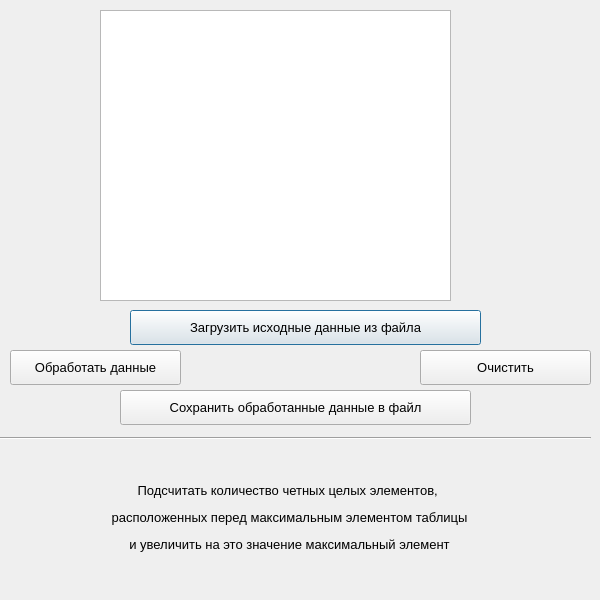
<?xml version="1.0" encoding="UTF-8"?>
<ui version="4.0">
 <class>Dialog</class>
 <widget class="QDialog" name="Dialog">
  <property name="geometry">
   <rect>
    <x>0</x>
    <y>0</y>
    <width>600</width>
    <height>600</height>
   </rect>
  </property>
  <property name="minimumSize">
   <size>
    <width>600</width>
    <height>600</height>
   </size>
  </property>
  <property name="maximumSize">
   <size>
    <width>600</width>
    <height>600</height>
   </size>
  </property>
  <property name="windowTitle">
   <string>Dialog</string>
  </property>
  <widget class="QPlainTextEdit" name="plainTextEdit">
   <property name="geometry">
    <rect>
     <x>100</x>
     <y>10</y>
     <width>351</width>
     <height>291</height>
    </rect>
   </property>
   <property name="font">
    <font>
     <family>Segoe UI</family>
     <pointsize>10</pointsize>
    </font>
   </property>
  </widget>
  <widget class="QPushButton" name="btn_upload_data">
   <property name="geometry">
    <rect>
     <x>130</x>
     <y>310</y>
     <width>351</width>
     <height>35</height>
    </rect>
   </property>
   <property name="font">
    <font>
     <family>Segoe UI</family>
     <pointsize>10</pointsize>
    </font>
   </property>
   <property name="text">
    <string>Загрузить исходные данные из файла</string>
   </property>
  </widget>
  <widget class="QPushButton" name="btn_process_data">
   <property name="geometry">
    <rect>
     <x>10</x>
     <y>350</y>
     <width>171</width>
     <height>35</height>
    </rect>
   </property>
   <property name="font">
    <font>
     <family>Segoe UI</family>
     <pointsize>10</pointsize>
    </font>
   </property>
   <property name="text">
    <string>Обработать данные</string>
   </property>
  </widget>
  <widget class="QPushButton" name="btn_clear">
   <property name="geometry">
    <rect>
     <x>420</x>
     <y>350</y>
     <width>171</width>
     <height>35</height>
    </rect>
   </property>
   <property name="font">
    <font>
     <family>Segoe UI</family>
     <pointsize>10</pointsize>
    </font>
   </property>
   <property name="text">
    <string>Очистить</string>
   </property>
  </widget>
  <widget class="QPushButton" name="btn_save_data">
   <property name="geometry">
    <rect>
     <x>120</x>
     <y>390</y>
     <width>351</width>
     <height>35</height>
    </rect>
   </property>
   <property name="font">
    <font>
     <family>Segoe UI</family>
     <pointsize>10</pointsize>
    </font>
   </property>
   <property name="text">
    <string>Сохранить обработанные данные в файл</string>
   </property>
  </widget>
  <widget class="QLabel" name="label_task_1">
   <property name="geometry">
    <rect>
     <x>4</x>
     <y>447</y>
     <width>571</width>
     <height>141</height>
    </rect>
   </property>
   <property name="font">
    <font>
     <family>Segoe UI</family>
     <pointsize>10</pointsize>
    </font>
   </property>
   <property name="text">
    <string>&lt;html&gt;&lt;head/&gt;&lt;body&gt;&lt;p align=&quot;center&quot;&gt;Подсчитать количество четных целых элементов, &lt;/p&gt;&lt;p align=&quot;center&quot;&gt;расположенных перед максимальным элементом таблицы&lt;/p&gt;&lt;p align=&quot;center&quot;&gt; и увеличить на это значение максимальный элемент&lt;/p&gt;&lt;/body&gt;&lt;/html&gt;</string>
   </property>
  </widget>
  <widget class="Line" name="line">
   <property name="geometry">
    <rect>
     <x>0</x>
     <y>430</y>
     <width>591</width>
     <height>16</height>
    </rect>
   </property>
   <property name="orientation">
    <enum>Qt::Horizontal</enum>
   </property>
  </widget>
 </widget>
 <resources/>
 <connections/>
</ui>
